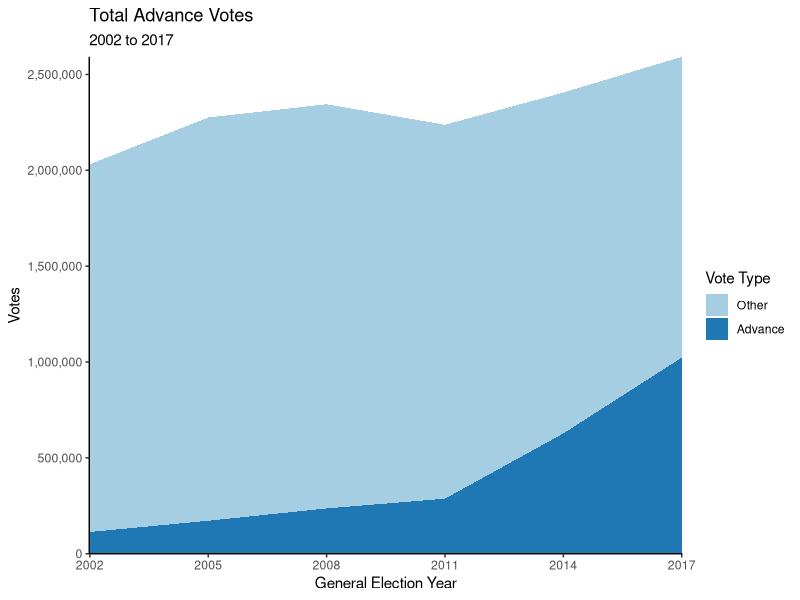
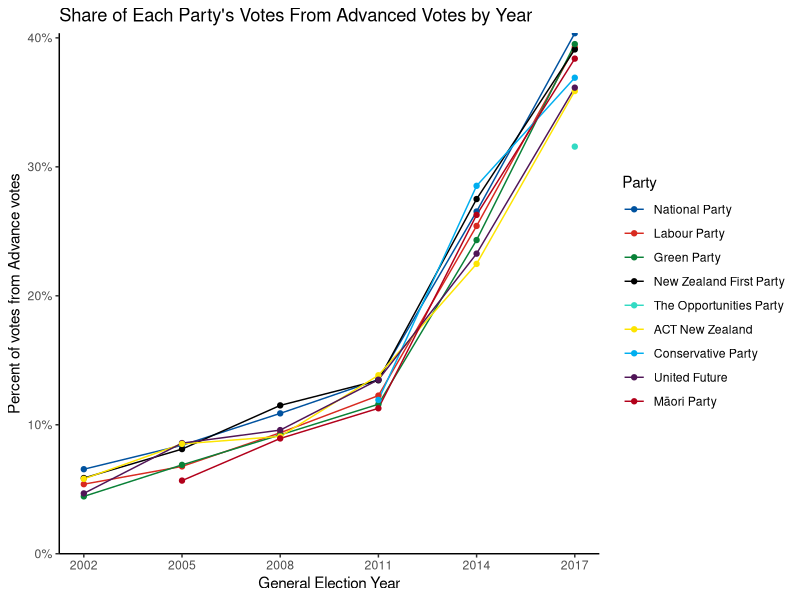
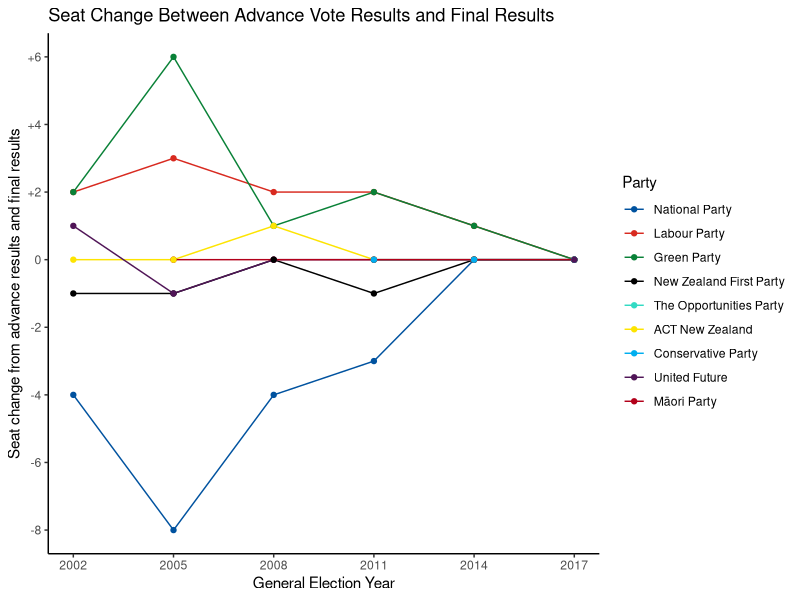
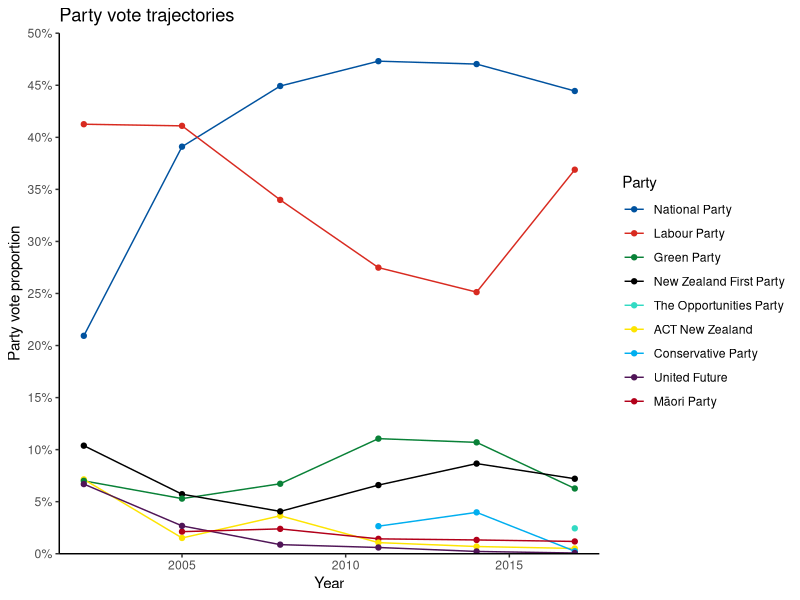

Recreate these plots in R, in order.
library(dplyr)
library(tidyr)
library(ggplot2)
library(scales)
library(RColorBrewer)
theme_set(theme_classic())
partycolours <- c(
                  "National Party" = "#00529F",
                  "Labour Party" = "#D82A20",
                  "Green Party" = "#098137",
                  "New Zealand First Party" = "#000000",
                  "The Opportunities Party" = "#32DAC3",
                  "ACT New Zealand" = "#FDE401",
                  "Conservative Party" = "#00AEEF",
                  "United Future" = "#501557",
                  "Māori Party" = "#B2001A"
                  )
dat <- read.csv("AdvancedVotesNewZealand.csv", stringsAsFactors = FALSE) %>%
    mutate(Party = gsub(" $", "", Party),
           Party = gsub("Mâori", "Māori", Party),
           Party = gsub("^Conservative$", "Conservative Party", Party),
           Party = gsub("^United Future New Zealand$", "United Future", Party),
           Party = gsub(" Coalition$", "", Party),
           Party = gsub("MANA", "Mana", Party),
           Party = gsub(" \\(.*\\)$", "", Party)) %>%
    pivot_wider(id_cols = c(Year, Party),
                names_from = Type, values_from = c(Votes, Seats)) %>%
    mutate(Votes_Other = Votes_Total - Votes_Advance,
           Advance_Proportion = Votes_Advance / Votes_Total,
           Seat_Difference = Seats_Total - Seats_Advance)

e.years <- sort(unique(dat$Year))

elec <- dat %>% group_by(Year) %>%
    summarise(Total_Votes = sum(Votes_Total),
              Total_Advance = sum(Votes_Advance),
              Total_Other = sum(Votes_Other),
              Total_Seats = sum(Seats_Total),
              Advance_Seats = sum(Seats_Advance),
              Seat_Differences = sum(abs(Seat_Difference)),
              .groups = "drop") %>%
    mutate(Prop_Advance = Total_Advance / Total_Other)

partylev <- dat %>% left_join(elec, by = "Year") %>%
    mutate(PV_Prop_Total = Votes_Total / Total_Votes,
           PV_Prop_Advance = Votes_Advance / Total_Advance)

partyav <- partylev %>% group_by(Party) %>%
    summarise(Total_Mean_Prop = mean(PV_Prop_Total),
              Advance_Mean_Prop = mean(PV_Prop_Advance),
              .groups = "drop") %>% arrange(desc(Total_Mean_Prop))

partylev$Party = factor(partylev$Party, levels = partyav$Party)

typecomp <- partylev %>%
    select(Year:Party, Votes_Advance,
           Votes_Other, Seats_Advance,
           Seats_Total, PV_Prop_Advance,
           PV_Prop_Total) %>%
    pivot_longer(cols = Votes_Advance:PV_Prop_Total,
                 names_to = c("Quantity", "Type"),
                 names_pattern = "(.*)_([^_]*)$",
                 values_to = "value") %>%
    pivot_wider(names_from = "Quantity", values_from = "value")

vtypes <- elec %>% select(Year, Total_Advance, Total_Other) %>%
    pivot_longer(Total_Advance:Total_Other, names_to = "Type", names_prefix = "Total_",
                 values_to = "Votes") %>%
    mutate(Type = factor(Type, levels = c("Other", "Advance")))

advplot <- ggplot(vtypes, aes(x = Year, y = Votes, fill = Type)) + geom_area() +
    scale_y_continuous(labels = scales::comma, expand = c(0,0)) +
    scale_x_continuous("General Election Year",
                       breaks = e.years,
                       expand = c(0,0)) +
    scale_fill_brewer("Vote Type", palette = "Paired") +
    labs(title = "Total Advance Votes", subtitle = "2002 to 2017")
advplot

propplot <- ggplot(filter(partylev, Party %in% names(partycolours)),
       aes(x = Year, y = Advance_Proportion, colour = Party)) + geom_line() + geom_point() +
    scale_colour_manual(values = partycolours) +
    scale_y_continuous("Percent of votes from Advance votes",
                       labels = scales::percent, limits=c(0, NA), expand=c(0,0)) +
    scale_x_continuous("General Election Year",
                       breaks = e.years) +
    labs(title = "Share of Each Party's Votes From Advanced Votes by Year")
propplot


scplot <- ggplot(filter(partylev, Party %in% names(partycolours)),
       aes(x = Year, y = Seat_Difference, colour = Party)) +
    geom_line() + geom_point() + 
    scale_colour_manual(values = partycolours) +
    scale_x_continuous("General Election Year",
                       breaks = e.years) +
    scale_y_continuous("Seat change from advance results and final results", n.breaks = 8,
                       labels = function(x) { paste0(ifelse(x > 0, "+", ""), x) }) +
    labs(title = "Seat Change Between Advance Vote Results and Final Results")
scplot

pvplot <- ggplot(filter(partylev, Party %in% names(partycolours)),
       aes(x = Year, y = PV_Prop_Total, colour = Party)) +
    geom_line() + geom_point() +
    scale_colour_manual(values = partycolours) +
    scale_y_continuous("Party vote proportion", n.breaks = 10,
                       expand=c(0,0), limits = c(0, 0.5), labels = scales::percent) +
    labs(title = "Party vote trajectories")
pvplot
